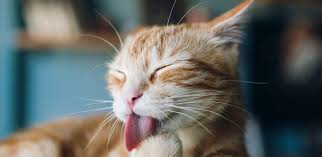
#> input picture TASK 04 - Image To Pencil Sketch-BEG/cat.jpg, 322 x 157 px
$ jupyter execute Image_to_Pencil_Sketch_with_Python.ipynb
#> lines starting #> are read from the running program, lines starting #| are printed output that depends on the picture
# LetsGrowMore - DataScience Task 4

# Image to Pencil Sketch with Python

# Fashad Ahmed Siddique

Importing necessary libraries

[cell 1]
import cv2
from google.colab.patches import cv2_imshow

read the image

[cell 2]
img = cv2.imread('cat.jpg')
#> img is the input picture: shape (157, 322, 3); mean B, G, R 98.5, 102.2, 99.4
cv2_imshow(img)
cv2.waitKey(0)

image to Grayscale

[cell 3]
greyscale_img=cv2.cvtColor(img, cv2.COLOR_BGR2GRAY)
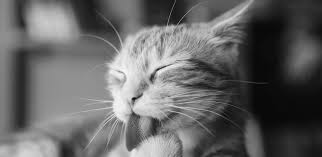
#> greyscale_img: shape (157, 322); min 1, max 253, mean 100.9
cv2_imshow(greyscale_img)
cv2.waitKey(0)

Grayscale into Inverted

[cell 4]
inverted_image = 255 - greyscale_img
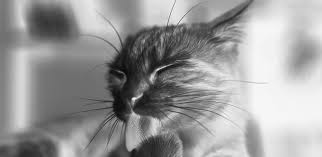
#> inverted_image: shape (157, 322); min 2, max 254, mean 154.1
cv2_imshow(inverted_image)
cv2.waitKey(0)

Gaussian Blur

[cell 5]
blurred_image = cv2.GaussianBlur(inverted_image, (21, 21), 0)
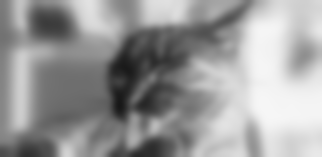
#> blurred_image: shape (157, 322); min 23, max 246, mean 154.1
cv2_imshow(blurred_image)
cv2.waitKey(0)

Blur Image Inverted

[cell 6]
inv_blur_img = 255 - blurred_image
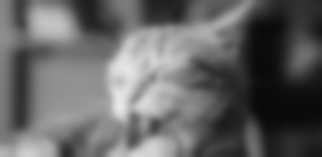
#> inv_blur_img: shape (157, 322); min 9, max 232, mean 100.9
cv2_imshow(inv_blur_img)
cv2.waitKey(0)

Sketched Form

[cell 7]
sketch = cv2.divide(greyscale_img, inv_blur_img, scale=256.0)
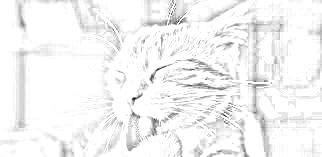
#> sketch: shape (157, 322); min 7, max 255, mean 243.4
cv2_imshow(sketch)
cv2.waitKey(0)
